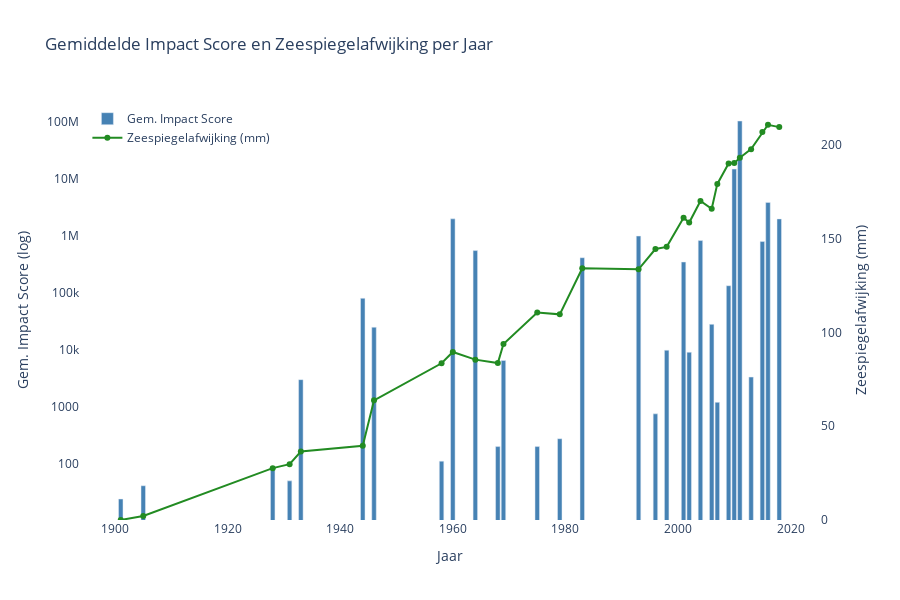

The cell this chart's notebook holds for it:
### Markdown cell above
## Gemiddelde impact score
Om te onderzoeken of de stijgende zeespiegel invloed heeft op de impact van plaatsgevonden tsunami’s is per jaar de gemiddelde impactscore berekend. Deze wordt vervolgens vergeleken met de zeespiegelstijging, met als nulpunt het jaar 1900. De gemiddelde impactscore per jaar wordt weergeven op een logaritmische schaal.

### Code cell
import plotly.graph_objs as go
import plotly.express as px
import pandas as pd

from plotly.offline import init_notebook_mode
init_notebook_mode(connected=True)
sea_level_df = pd.read_csv("Global_sea_level_rise.csv")

sea_df = pd.read_csv('Global_sea_level_rise.csv')
dist_df = pd.read_csv('1900_2021_DISASTERS.xlsx - emdat data.csv')

tsunami_df = dist_df[dist_df['Disaster Subtype'].str.lower() == 'tsunami'].copy()
flood_df = dist_df[dist_df['Disaster Subtype'].str.lower() == 'flood'].copy()

tsunami_df.columns = tsunami_df.columns.str.strip()
flood_df.columns = flood_df.columns.str.strip()
sea_df.rename(columns={'year': 'Year'}, inplace=True)


tsunami_subset = tsunami_df[['Year', 'Disaster Subtype', 'Country', 'Region', 'Continent', 'Origin', 'River Basin',
                             'Total Deaths', 'Total Affected', "Total Damages ('000 US$)", 'Latitude', 'Longitude', 'Location']]

flood_subset = flood_df[['Year', 'Disaster Subtype', 'Country', 'Region', 'Continent', 'Origin', 'River Basin',
                         'Total Deaths', 'Total Affected', "Total Damages ('000 US$)", 'Latitude', 'Longitude', 'Location']]


disaster_df = pd.concat([tsunami_subset, flood_subset], ignore_index=True)


merged_df = disaster_df.merge(sea_df[['Year', 'mmfrom1993-2008average']], on='Year', how='left')


merged_df = merged_df.fillna(0)

import numpy as np 
merged_df['Total Deaths'] = pd.to_numeric(merged_df['Total Deaths'], errors='coerce').fillna(0)
merged_df['Total Affected'] = pd.to_numeric(merged_df['Total Affected'], errors='coerce').fillna(0)
merged_df["Total Damages ('000 US$)"] = pd.to_numeric(merged_df["Total Damages ('000 US$)"], errors='coerce').fillna(0)

merged_df['Impact_Score'] = merged_df[['Total Deaths', 'Total Affected', "Total Damages ('000 US$)"]].max(axis=1)

merged_df = merged_df[(merged_df['Latitude'] != 0) & (merged_df['Longitude'] != 0)]

filtered_df = merged_df[merged_df['Impact_Score'] > 0].copy()

filtered_df['Impact_Score_Log'] = filtered_df['Impact_Score'].apply(lambda x: np.log10(x + 1))

filtered_df['Year'] = pd.to_numeric(filtered_df['Year'], errors='coerce')
filtered_df = filtered_df.dropna(subset=['Year'])
filtered_df = filtered_df.sort_values('Year')
filtered_df['Year'] = filtered_df['Year'].astype(int)


avg_impact_per_year = filtered_df.groupby('Year')['Impact_Score'].mean().reset_index()

fig = go.Figure()


fig.add_trace(go.Bar(
    x=avg_impact_per_year['Year'],
    y=avg_impact_per_year['Impact_Score'],
    name='Gem. Impact Score',
    marker_color='steelblue',
    yaxis='y1',
    hovertemplate='Jaar: %{x}<br>Gem. Impact Score: %{y}<extra></extra>'
))

first_year = filtered_df['Year'].min()
baseline = filtered_df.loc[filtered_df['Year'] == first_year, 'mmfrom1993-2008average'].values[0]
filtered_df['mmfrom1993-2008average'] = filtered_df['mmfrom1993-2008average'] - baseline

sea_level_data = filtered_df[['Year', 'mmfrom1993-2008average']].drop_duplicates()

fig.add_trace(go.Scatter(
    x=sea_level_data['Year'],
    y=sea_level_data['mmfrom1993-2008average'],
    name='Zeespiegelafwijking (mm)',
    mode='lines+markers',
    line=dict(color='forestgreen', width=2),
    yaxis='y2',
    hovertemplate='Jaar: %{x}<br>Zeespiegelafwijking: %{y} mm<extra></extra>'
))

fig.update_layout(
    title="Gemiddelde Impact Score en Zeespiegelafwijking per Jaar",
    xaxis=dict(title='Jaar'),
    yaxis=dict(
        title='Gem. Impact Score',
        showgrid=False,
        side='left',
        rangemode='tozero'
    ),
    yaxis2=dict(
        title='Zeespiegelafwijking (mm)',
        overlaying='y',
        side='right',
        showgrid=False,
        rangemode='tozero'
    ),
    legend=dict(x=0.01, y=0.99),
    height=600,
    plot_bgcolor='white'
)

fig.update_layout(
    yaxis=dict(
        title='Gem. Impact Score (log)',
        type='log', 
        showgrid=False,
        side='left',
        rangemode='tozero'
    ),
)

fig.show()

### Figure 1 — Plotly figure (JSON) as saved in the notebook; plotly's stock layout.template omitted (floating-point values rounded to 4 significant figures)
{"data": [{"hovertemplate": "Jaar: %{x}<br>Gem. Impact Score: %{y}<extra></extra>", "marker": {"color": "steelblue"}, "name": "Gem. Impact Score", "type": "bar", "x": [1901, 1905, 1928, 1931, 1933, 1944, 1946, 1958, 1960, 1964, 1968, 1969, 1975, 1979, 1983, 1993, 1996, 1998, 2001, 2002, 2004, 2006, 2007, 2009, 2010, 2011, 2013, 2015, 2016, 2018], "y": [24.0, 41.0, 77.5, 50.0, 3000.0, 80570.0, 25000.0, 111.0, 2003000.0, 555500.0, 200.0, 6532.0, 200.0, 275.0, 416000.0, 1000000.0, 752.0, 9867.0, 350000.0, 9082.0, 833000.0, 28100.0, 1197.0, 134000.0, 15010000.0, 105000000.0, 3329.0, 800000.0, 3900000.0, 2000000.0], "yaxis": "y"}, {"hovertemplate": "Jaar: %{x}<br>Zeespiegelafwijking: %{y} mm<extra></extra>", "line": {"color": "forestgreen", "width": 2}, "mode": "lines+markers", "name": "Zeespiegelafwijking (mm)", "type": "scatter", "x": [1901, 1905, 1928, 1931, 1933, 1944, 1946, 1958, 1960, 1964, 1968, 1969, 1975, 1979, 1983, 1993, 1996, 1998, 2001, 2002, 2004, 2006, 2007, 2009, 2010, 2011, 2013, 2015, 2016, 2018], "y": [0.0, 2.133, 27.67, 29.8, 36.57, 39.6, 63.87, 83.63, 89.67, 85.57, 83.73, 93.93, 110.7, 109.7, 134.3, 133.8, 144.6, 145.7, 161.3, 158.7, 170.2, 166.1, 179.3, 190.2, 190.4, 193.3, 197.9, 207.0, 210.9, 209.6], "yaxis": "y2"}], "layout": {"height": 600, "legend": {"x": 0.01, "y": 0.99}, "plot_bgcolor": "white", "title": {"text": "Gemiddelde Impact Score en Zeespiegelafwijking per Jaar"}, "xaxis": {"title": {"text": "Jaar"}}, "yaxis": {"rangemode": "tozero", "showgrid": false, "side": "left", "title": {"text": "Gem. Impact Score (log)"}, "type": "log"}, "yaxis2": {"overlaying": "y", "rangemode": "tozero", "showgrid": false, "side": "right", "title": {"text": "Zeespiegelafwijking (mm)"}}}}
